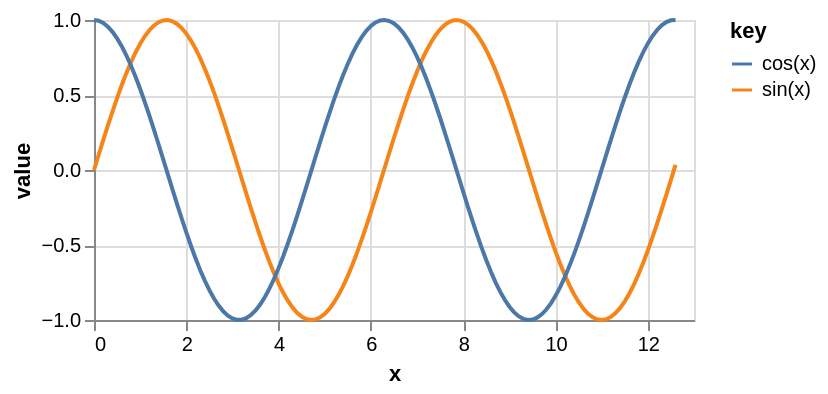

The Vega-Lite source for this figure:
### Vega specification from a JSON file in a GitHub repository (floating-point values rounded to 4 significant figures)
{"$schema": "https://vega.github.io/schema/vega/v5.json", "description": "Plots two functions using a generated sequence.", "background": "white", "padding": 5, "width": 300, "height": 150, "style": "cell", "data": [{"name": "source_0", "transform": [{"type": "sequence", "start": 0, "stop": 12.7, "step": 0.1, "as": "x"}, {"type": "formula", "expr": "sin(datum.x)", "as": "sin(x)"}, {"type": "formula", "expr": "cos(datum.x)", "as": "cos(x)"}, {"type": "fold", "fields": ["sin(x)", "cos(x)"], "as": ["key", "value"]}]}], "marks": [{"name": "pathgroup", "type": "group", "from": {"facet": {"name": "faceted_path_main", "data": "source_0", "groupby": ["key"]}}, "encode": {"update": {"width": {"field": {"group": "width"}}, "height": {"field": {"group": "height"}}}}, "marks": [{"name": "marks", "type": "line", "style": ["line"], "sort": {"field": "datum[\"x\"]"}, "from": {"data": "faceted_path_main"}, "encode": {"update": {"stroke": {"scale": "color", "field": "key"}, "description": {"signal": "\"x: \" + (format(datum[\"x\"], \"\")) + \"; value: \" + (format(datum[\"value\"], \"\")) + \"; key: \" + (isValid(datum[\"key\"]) ? datum[\"key\"] : \"\"+datum[\"key\"])"}, "x": {"scale": "x", "field": "x"}, "y": {"scale": "y", "field": "value"}, "defined": {"signal": "isValid(datum[\"x\"]) && isFinite(+datum[\"x\"]) && isValid(datum[\"value\"]) && isFinite(+datum[\"value\"])"}}}}]}], "scales": [{"name": "x", "type": "linear", "domain": {"data": "source_0", "field": "x"}, "range": [0, {"signal": "width"}], "nice": true, "zero": false}, {"name": "y", "type": "linear", "domain": {"data": "source_0", "field": "value"}, "range": [{"signal": "height"}, 0], "nice": true, "zero": true}, {"name": "color", "type": "ordinal", "domain": {"data": "source_0", "field": "key", "sort": true}, "range": "category"}], "axes": [{"scale": "x", "orient": "bottom", "gridScale": "y", "grid": true, "tickCount": {"signal": "ceil(width/40)"}, "domain": false, "labels": false, "aria": false, "maxExtent": 0, "minExtent": 0, "ticks": false, "zindex": 0}, {"scale": "y", "orient": "left", "gridScale": "x", "grid": true, "tickCount": {"signal": "ceil(height/40)"}, "domain": false, "labels": false, "aria": false, "maxExtent": 0, "minExtent": 0, "ticks": false, "zindex": 0}, {"scale": "x", "orient": "bottom", "grid": false, "title": "x", "labelFlush": true, "labelOverlap": true, "tickCount": {"signal": "ceil(width/40)"}, "zindex": 0}, {"scale": "y", "orient": "left", "grid": false, "title": "value", "labelOverlap": true, "tickCount": {"signal": "ceil(height/40)"}, "zindex": 0}], "legends": [{"stroke": "color", "symbolType": "stroke", "title": "key"}]}
